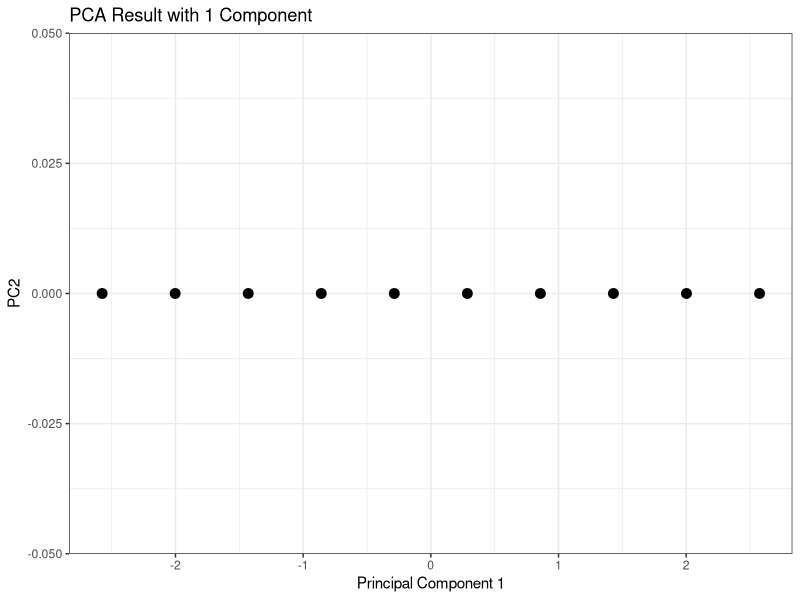

Write the R code that produced this figure.
library(stats)
library(ggplot2)

# Define the dataset
data <- data.frame(
  Feature_A = c(50, 60, 70, 80, 90, 100, 110, 120, 130, 140),
  Feature_B = c(30, 35, 40, 45, 50, 55, 60, 65, 70, 75),
  Feature_C = c(200, 210, 220, 230, 240, 250, 260, 270, 280, 290)
)

# Standardize the data
data_scaled <- as.data.frame(scale(data))

# TODO: Update the code to reduce to 2 dimensions.
pca_result <- prcomp(data_scaled, center = FALSE, scale. = FALSE)

# Project the data onto the first principal component
pca_scores <- pca_result$x[, 1]

# View explained variance ratio
explained_variance <- summary(pca_result)$importance[2, 1]
print(paste("Explained Variance: ", explained_variance))

# Since we only have one principal component, we plot it as a straight line on a 2D plot
# TODO: Update the plot to show the second principal component as well.
plot_data <- data.frame(PC1 = pca_scores, PC2 = rep(0, length(pca_scores)))

plot <- ggplot(plot_data, aes(x = PC1, y = PC2)) +
  geom_point(size = 3) +
  labs(
    x = "Principal Component 1",
    title = "PCA Result with 1 Component"
  ) +
  theme_bw() +
  theme(panel.grid = element_line())
